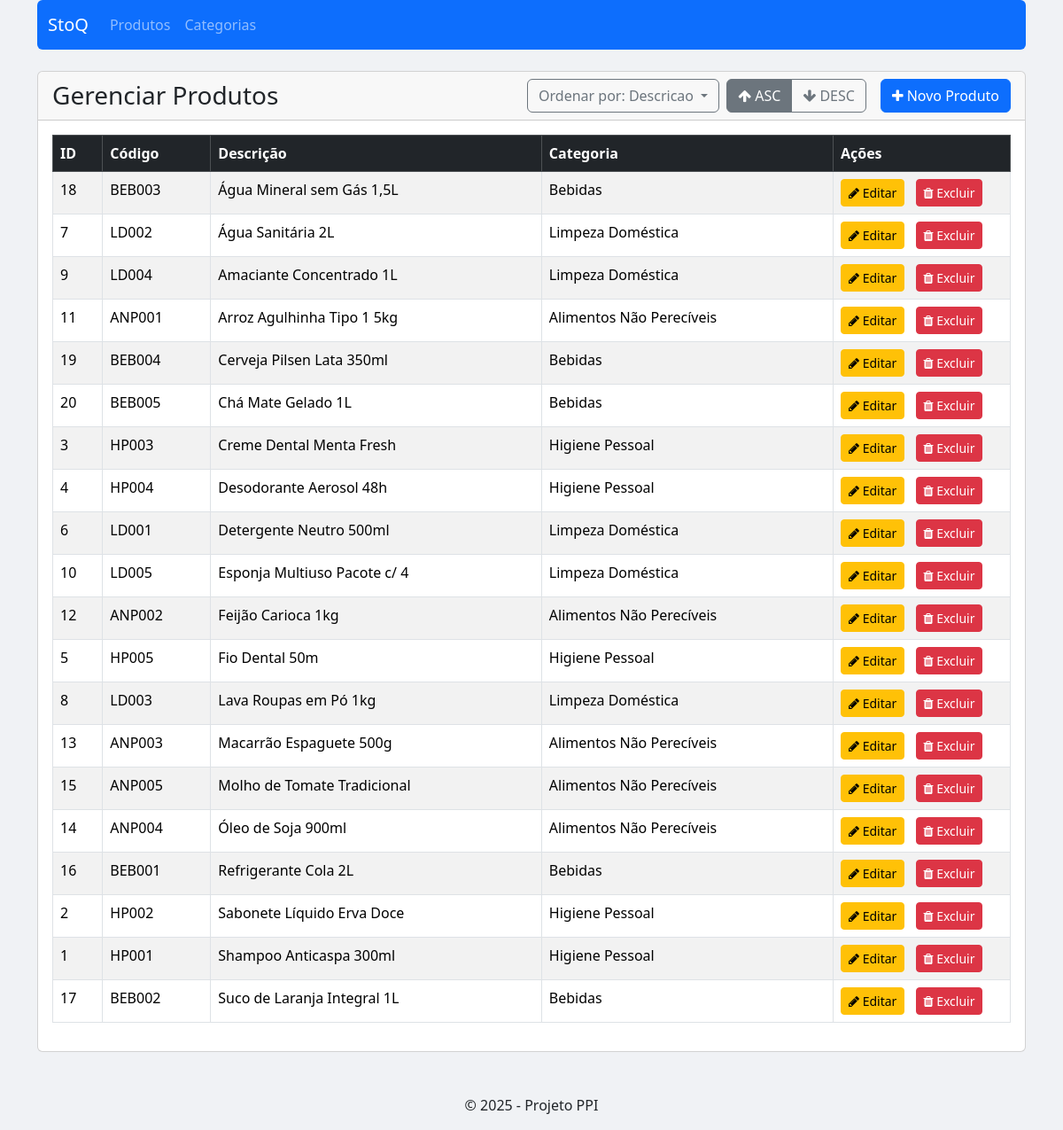
The app's page /listar.php with its own data.
### tables this page shows
CREATE TABLE `produto` (
  `id_produto` int(11) NOT NULL,
  `codigo` varchar(100) NOT NULL,
  `descricao` varchar(100) NOT NULL,
  `cod_barras` varchar(100) NOT NULL,
  `prateleira` varchar(100) NOT NULL,
  `id_categoria` int(11) NOT NULL
);

CREATE TABLE `categoria` (
  `id_categoria` int(11) NOT NULL,
  `sigla` varchar(20) NOT NULL,
  `descricao` varchar(100) NOT NULL
);

### listar.php (the view, shortened to what this page needs)
<?php
include 'header.php';
include 'conexao.php';
$sort_coluna = 'descricao';
$sort_direcao = 'asc';
?>
<div class="card">
<div class="card-header">
    <div class="d-flex justify-content-between align-items-center">
        <h3 class="mb-0">Gerenciar Produtos</h3>
        <div class="d-flex align-items-center">
            <div class="dropdown me-2">
                <button class="btn btn-outline-secondary dropdown-toggle" type="button" data-bs-toggle="dropdown" aria-expanded="false">
                    Ordenar por: <?= ucwords(str_replace('_', ' ', $sort_coluna)) ?>
                </button>
            </div>
            <div class="btn-group" role="group">
                <a href="?sort=<?= $sort_coluna ?>&dir=asc" class="btn btn-outline-secondary <?= ($sort_direcao == 'asc') ? 'active' : '' ?>">
                    <i class="fa fa-arrow-up"></i> ASC
                </a>
                <a href="?sort=<?= $sort_coluna ?>&dir=desc" class="btn btn-outline-secondary <?= ($sort_direcao == 'desc') ? 'active' : '' ?>">
                    <i class="fa fa-arrow-down"></i> DESC
                </a>
            </div>
            <a href="formulario.php" class="btn btn-primary ms-3">
                <i class="fa fa-plus"></i> Novo Produto
            </a>
        </div>
    </div>
</div>
    <div class="card-body">
        <table class="table table-striped table-hover table-bordered">
            <thead class="table-dark">
                <tr>
                    <th>ID</th>
                    <th>Código</th>
                    <th>Descrição</th>
                    <th>Categoria</th>
                    <th width="200px">Ações</th>
                </tr>
            </thead>
            <tbody>
                <?php
                $sql = "SELECT p.id_produto, p.codigo, p.descricao, c.descricao AS nome_categoria
                FROM produto p
                INNER JOIN categoria c ON p.id_categoria = c.id_categoria";
                $sql .= " ORDER BY $sort_coluna $sort_direcao";
                $stm = $pdo->prepare($sql);
                $stm->execute();
                $dados = $stm->fetchAll(PDO::FETCH_OBJ);
                foreach ($dados as $produto) :
                ?>
                    <tr>
                        <td><?= htmlspecialchars($produto->id_produto) ?></td>
                        <td><?= htmlspecialchars($produto->codigo) ?></td>
                        <td><?= htmlspecialchars($produto->descricao) ?></td>
                        <td><?= htmlspecialchars($produto->nome_categoria) ?></td>
                        <td>
                            <a href="editar.php?id_produto=<?= $produto->id_produto ?>" class="btn btn-sm btn-warning me-2">
                                <i class="fa fa-pencil"></i> Editar
                            </a>
                            <a href="excluir.php?id_produto=<?= $produto->id_produto ?>" class="btn btn-sm btn-danger" onclick="return confirm('Tem certeza que deseja excluir?');">
                                <i class="fa fa-trash"></i> Excluir
                            </a>
                        </td>
                    </tr>
                <?php endforeach; ?>
            </tbody>
        </table>
    </div>
</div>
<?php
include 'footer.php';
?>

### header.php (shortened to what this page needs)
<!doctype html>
<html lang="pt-br">
<head>
    <link href="https://cdn.jsdelivr.net/npm/bootstrap@5.3.3/dist/css/bootstrap.min.css" rel="stylesheet">
    <link rel="stylesheet" href="https://cdnjs.cloudflare.com/ajax/libs/font-awesome/4.7.0/css/font-awesome.min.css">
</head>
<body>
<div class="container">
    <nav class="navbar navbar-expand-lg bg-primary rounded mb-4" data-bs-theme="dark">
        <div class="container-fluid">
            <a class="navbar-brand" href="index.php">StoQ</a>
            <div class="collapse navbar-collapse">
                <ul class="navbar-nav">
                    <li class="nav-item">
                        <a class="nav-link" href="listar.php">Produtos</a>
                    </li>
                    <li class="nav-item">
                        <a class="nav-link" href="listar_categoria.php">Categorias</a>
                    </li>
                </ul>
            </div>
        </div>
    </nav>
    <main>

### footer.php (shortened to what this page needs)
</main>
    <footer class="text-center mt-5">
        <p>&copy; 2025 - Projeto PPI</p>
    </footer>
</div>
</body>
</html>

### header.php (style rules this page uses)
body { background-color: #f0f2f5; }

### records on screen
produto: id_produto "18", codigo "BEB003", descricao "Água Mineral sem Gás 1,5L", id_categoria.descricao "Bebidas"
produto: id_produto "7", codigo "LD002", descricao "Água Sanitária 2L", id_categoria.descricao "Limpeza Doméstica"
produto: id_produto "9", codigo "LD004", descricao "Amaciante Concentrado 1L", id_categoria.descricao "Limpeza Doméstica"
produto: id_produto "11", codigo "ANP001", descricao "Arroz Agulhinha Tipo 1 5kg", id_categoria.descricao "Alimentos Não Perecíveis"
produto: id_produto "19", codigo "BEB004", descricao "Cerveja Pilsen Lata 350ml", id_categoria.descricao "Bebidas"
produto: id_produto "20", codigo "BEB005", descricao "Chá Mate Gelado 1L", id_categoria.descricao "Bebidas"
produto: id_produto "3", codigo "HP003", descricao "Creme Dental Menta Fresh", id_categoria.descricao "Higiene Pessoal"
produto: id_produto "4", codigo "HP004", descricao "Desodorante Aerosol 48h", id_categoria.descricao "Higiene Pessoal"
produto: id_produto "6", codigo "LD001", descricao "Detergente Neutro 500ml", id_categoria.descricao "Limpeza Doméstica"
produto: id_produto "10", codigo "LD005", descricao "Esponja Multiuso Pacote c/ 4", id_categoria.descricao "Limpeza Doméstica"
produto: id_produto "12", codigo "ANP002", descricao "Feijão Carioca 1kg", id_categoria.descricao "Alimentos Não Perecíveis"
produto: id_produto "5", codigo "HP005", descricao "Fio Dental 50m", id_categoria.descricao "Higiene Pessoal"
produto: id_produto "8", codigo "LD003", descricao "Lava Roupas em Pó 1kg", id_categoria.descricao "Limpeza Doméstica"
produto: id_produto "13", codigo "ANP003", descricao "Macarrão Espaguete 500g", id_categoria.descricao "Alimentos Não Perecíveis"
produto: id_produto "15", codigo "ANP005", descricao "Molho de Tomate Tradicional", id_categoria.descricao "Alimentos Não Perecíveis"
produto: id_produto "14", codigo "ANP004", descricao "Óleo de Soja 900ml", id_categoria.descricao "Alimentos Não Perecíveis"
produto: id_produto "16", codigo "BEB001", descricao "Refrigerante Cola 2L", id_categoria.descricao "Bebidas"
produto: id_produto "2", codigo "HP002", descricao "Sabonete Líquido Erva Doce", id_categoria.descricao "Higiene Pessoal"
produto: id_produto "1", codigo "HP001", descricao "Shampoo Anticaspa 300ml", id_categoria.descricao "Higiene Pessoal"
produto: id_produto "17", codigo "BEB002", descricao "Suco de Laranja Integral 1L", id_categoria.descricao "Bebidas"

### other values on screen
str_replace('_', ' ', $sort_coluna) "Descricao"
